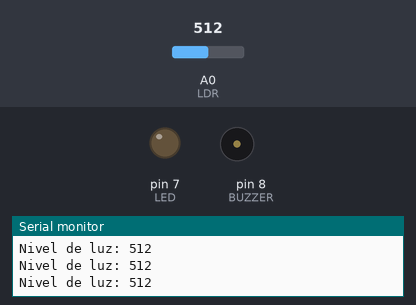
This sketch was run on a simulated Arduino Uno, built with avr-gcc and run on an emulated ATmega328P. On the bench: output pins drawn as LEDs (lit = HIGH), buzzer (waves = sounding), the last lines printed to the serial monitor. Inputs (shaded band) come from the test bench; at power-on: A0 (LDR) = 512.

Above: at 1.2 s.
1.3 s: A0 (LDR) set to 489
At 2.5 s:
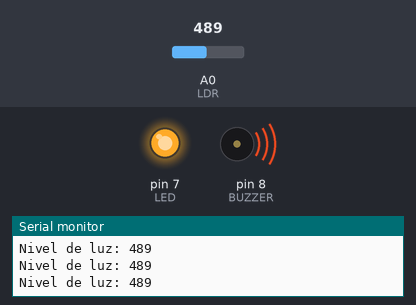
2.8 s: A0 (LDR) set to 510
At 4.0 s:
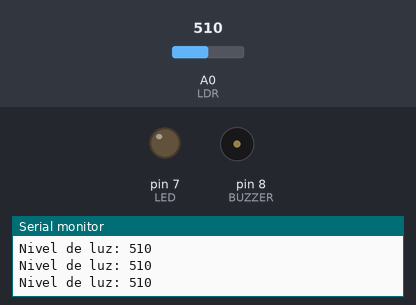
4.3 s: A0 (LDR) set to 490
At 5.4 s:
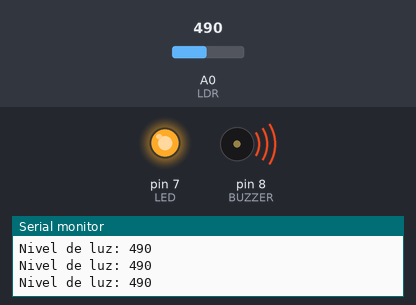
Timing chart, 0 to 7.3 s (numbered marks = the images above; inputs shaded):
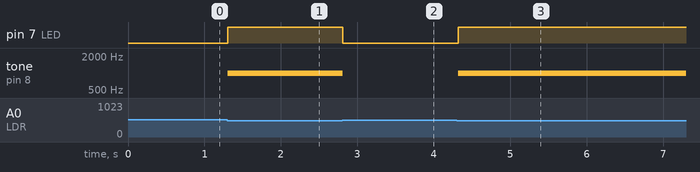

The sketch:

arduino_ldr_laser_detector1.ino
```cpp
const int LDR = A0;
const int BUZZER = 8;
const int LED = 7;

int limiteLuz = 500;

void setup() {
  pinMode(BUZZER, OUTPUT);
  pinMode(LED, OUTPUT);

  Serial.begin(9600);
}

void loop() {
  int luz = analogRead(LDR);

  Serial.print("Nivel de luz: ");
  Serial.println(luz);

  // Quando a luz diminuir, ativa o alarme
  if (luz < limiteLuz) {
    tone(BUZZER, 1000);
    digitalWrite(LED, HIGH);
  } else {
    noTone(BUZZER);
    digitalWrite(LED, LOW);
  }

  delay(100);
}
```

Measured:
- the behaviour switches between 500 and 499 on A0 (LDR) (found by bisection; images 0 and 1)
- after the input at 1.3 s, pin 7 (LED): LOW → HIGH at once; tone on pin 8 (BUZZER): silent → 1000 Hz at once
- after the input at 2.8 s, pin 7 (LED): HIGH → LOW at once; tone on pin 8 (BUZZER): 1000 Hz → silent at once
- after the input at 4.3 s, pin 7 (LED): LOW → HIGH at once; tone on pin 8 (BUZZER): silent → 1000 Hz at once
